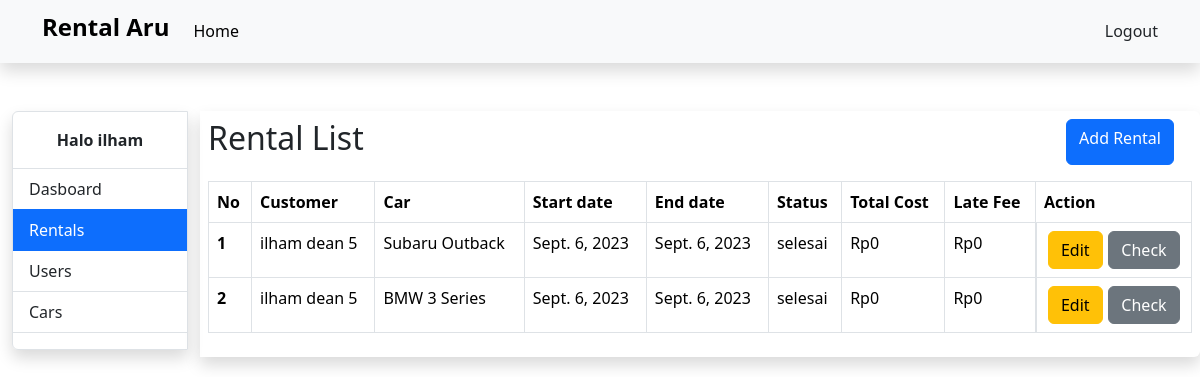
The app's page /rentals-page (signed in), older data.
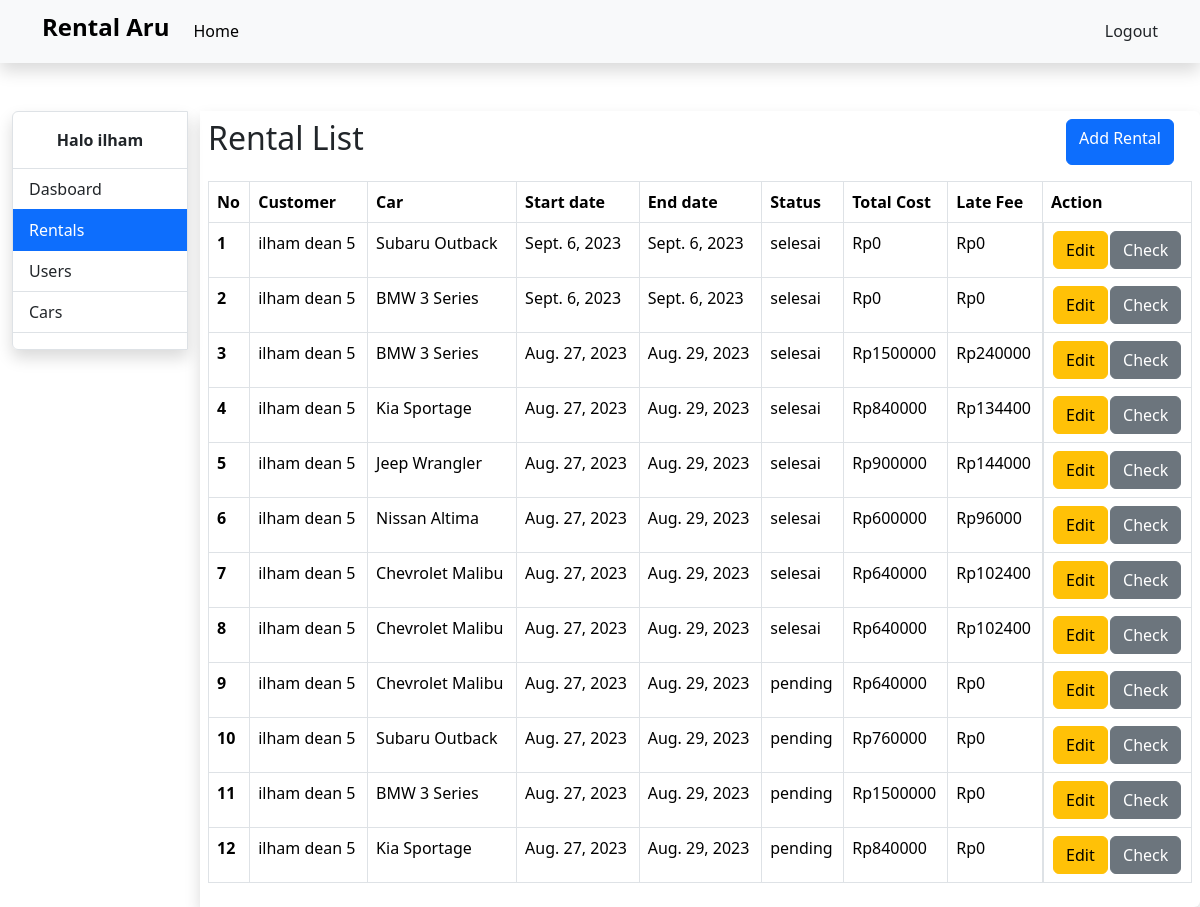
The same page, newer data.
### base/models.py (models this page shows, shortened)
class Rental(models.Model):
    STATUS_CHOICES = [
        ('aktif', 'Aktif'),
        ('pending', 'Pending'),
        ('selesai', 'Selesai'),
    ]
    car = models.ForeignKey(Car, on_delete=models.CASCADE)
    customer = models.ForeignKey(settings.AUTH_USER_MODEL, on_delete=models.CASCADE)
    start_date = models.DateField()
    end_date = models.DateField()
    check_out_date = models.DateField(null=True, blank=True)
    status = models.CharField(max_length=20, choices=STATUS_CHOICES, default='pending')
    @property
    def total_cost(self):
        days = (self.end_date - self.start_date).days
        total_price = self.car.price * days
        return int(total_price)
    @property
    def late_fee(self):
        fee = 0
        if self.check_out_date:
            if self.check_out_date > self.end_date:
                days = (self.check_out_date - self.end_date).days
                fee = days * (Decimal(0.02) * self.total_cost)
        return int(fee)

class Car(models.Model):
    TRANSMISSION_CHOICES = [
        ('automatic', 'Automatic'),
        ('manual', 'Manual'),
    ]
    name = models.CharField(max_length=255)
    car_type = models.CharField(max_length=50)
    price = models.IntegerField(null=True)
    color = models.CharField(max_length=50)
    transmission = models.CharField(max_length=10, choices=TRANSMISSION_CHOICES)
    license_plate = models.CharField(max_length=15, unique=True)
    passenger_capacity = models.IntegerField()
    fuel_capacity = models.DecimalField(max_digits=5, decimal_places=2)
    description = models.TextField(blank=True, null=True)
    picture = models.ImageField(blank=True, null=True)
    is_booked = models.BooleanField(default=False)
    def __str__(self):
        return self.name

### account/models.py (models this page shows, shortened)
class User(AbstractBaseUser):
    GENDER_CHOICES = [
        ('laki-laki', 'Laki-laki'),
        ('perempuan', 'Perempuan'),
    ]
    email = models.EmailField(verbose_name='email address', max_length=255, unique=True,)
    full_name = models.CharField(max_length=255)
    gender = models.CharField(max_length=10, choices=GENDER_CHOICES, blank=True, null=True)
    birth_date = models.DateField(blank=True, null=True)
    phone_number = models.CharField(max_length=20, blank=True, null=True)
    nik = models.CharField(max_length=16, unique=True, blank=True, null=True)
    license_card_image = models.ImageField(blank=True, null=True)
    id_card_image = models.ImageField(blank=True, null=True)
    profile_picture = models.ImageField(blank=True, null=True)
    date_joined = models.DateField(verbose_name='date joined', auto_now_add=True,)
    last_login = models.DateField(verbose_name='last login', auto_now=True,)
    is_active = models.BooleanField(default=False)
    is_admin = models.BooleanField(default=False)
    is_superuser = models.BooleanField(default=False)
    objects = CustomUserManager()
    USERNAME_FIELD = 'email'
    REQUIRED_FIELDS = ['full_name']
    def __str__(self):
        return self.full_name

### base/views.py (the view)
# urls.py: path('rentals-page', views.rentals_page, name='rentals_page'),
@login_required(login_url='login_page')
def rentals_page(request):
    rentals = Rental.objects.all()
    context = {
        'name': (request.user.full_name).split()[0],
        'rentals': rentals,
        'page': 'rental',
    }
    return render(request, 'rentals_page.html', context)

### templates/rentals_page.html (shortened to what this page needs)
{% extends 'base.html' %}
{% block contents %}
<div class="container-fluid">
    <div class="row">
        <div class="col-2">
            {% include 'menu.html' %}
        </div>
        <div class="col-md shadow rounded-end p-2">
            <div class="row mb-3">
                <div class="col-10">
                    <h2>Rental List</h2>
                </div>
                <div class="col d-flex justify-content-around">
                    <a href="{% url 'add_rental' %}" class="btn btn-primary">Add Rental</a>
                </div>
            </div>
            <div class="table-responsive">
                <table class="table table-bordered">
                    <thead>
                        <tr>
                            <th scope="col">No</th>
                            <th scope="col">Customer</th>
                            <th scope="col">Car</th>
                            <th scope="col">Start date</th>
                            <th scope="col">End date</th>
                            <th scope="col">Status</th>
                            <th scope="col">Total Cost</th>
                            <th scope="col">Late Fee</th>
                            <th scope="col">Action</th>
                        </tr>
                    </thead>
                    <tbody>
                        {% if rentals %}
                        {% for rental in rentals %}
                        <tr>
                            <th scope="col">{{forloop.counter}}</th>
                            <td>{{rental.customer}}</td>
                            <td>{{rental.car}}</td>
                            <td>{{rental.start_date}}</td>
                            <td>{{rental.end_date}}</td>
                            <td>{{rental.status}}</td>
                            <td>Rp{{rental.total_cost}}</td>
                            <td>Rp{{rental.late_fee}}</td>
                            <td class="d-flex justify-content-around">
                                <a href="{% url 'edit_rental' rental.id %}" class="btn btn-warning">Edit</a>
                                <a href="{% url 'checkout_rental' rental.id %}" class="btn btn-secondary">Check</a>
                            </td>
                        </tr>
                        {% endfor %}
                        {% else %}
                        <tr>
                            <td colspan="9" class="text-center">Data not found.</td>
                        </tr>
                        {% endif %}
                    </tbody>
                </table>
            </div>
        </div>
    </div>
</div>
{% endblock %}

### templates/base.html (shortened to what this page needs)
<!doctype html>
<html lang="en">
    <head>
        <link href="https://cdn.jsdelivr.net/npm/bootstrap@5.3.1/dist/css/bootstrap.min.css" rel="stylesheet">
    </head>
    <body>
        {% if page != 'login_page' %}
            {% include 'navbar.html' %}
        {% endif %}
        {% block contents %}
        {% endblock %}
    </body>
</html>

### templates/navbar.html (shortened to what this page needs)
<nav class="navbar navbar-expand-lg bg-body-tertiary mb-5 shadow">
    <div class="container">
        <a class="navbar-brand" href="{% url 'home' %}"><h4><strong>Rental Aru</strong></h4></a>
        <div class="collapse navbar-collapse" id="navbarNav">
            <ul class="navbar-nav">
                <li class="nav-item">
                    <a class="nav-link active" aria-current="page" href="{% url 'home' %}">Home</a>
                </li>
            </ul>
            <div class="ms-auto">
                <a class="nav-link active" aria-current="page" href="{% url 'logout_user' %}">Logout</a>
            </div>
        </div>
    </div>
</nav>

### templates/menu.html (shortened to what this page needs)
<div class="col shadow border rounded-start py-3">
    <p class="mb-3 text-center"><Strong>Halo {{ name }}</Strong></p>
    <div class="list-group list-group-flush border-top border-bottom">
        <a href="{% url 'home' %}" class="list-group-item list-group-item-action menu-1">
            Dasboard
        </a>
        <a class="list-group-item list-group-item-action menu-2" data-bs-toggle="collapse" href="#collapseRental" role="button" aria-expanded="false" aria-controls="collapseRental">
            Rentals
        </a>
        <a href="{% url 'users_page' %}" class="list-group-item list-group-item-action menu-3">
            Users
        </a>
        <a href="{% url 'cars_page' %}" class="list-group-item list-group-item-action menu-4">
            Cars
        </a>
    </div>
</div>

Row changes from the older to the newer data that the page shows:
added Rental: customer "ilham dean 5", car "BMW 3 Series", start_date "Aug. 27, 2023", end_date "Aug. 29, 2023", status "selesai", total_cost "1500000", late_fee "240000"
added Rental: customer "ilham dean 5", car "Kia Sportage", start_date "Aug. 27, 2023", end_date "Aug. 29, 2023", status "selesai", total_cost "840000", late_fee "134400"
added Rental: customer "ilham dean 5", car "Jeep Wrangler", start_date "Aug. 27, 2023", end_date "Aug. 29, 2023", status "selesai", total_cost "900000", late_fee "144000"
added Rental: customer "ilham dean 5", car "Nissan Altima", start_date "Aug. 27, 2023", end_date "Aug. 29, 2023", status "selesai", total_cost "600000", late_fee "96000"
added Rental: customer "ilham dean 5", car "Chevrolet Malibu", start_date "Aug. 27, 2023", end_date "Aug. 29, 2023", status "selesai", total_cost "640000", late_fee "102400"
added Rental: customer "ilham dean 5", car "Chevrolet Malibu", start_date "Aug. 27, 2023", end_date "Aug. 29, 2023", status "selesai", total_cost "640000", late_fee "102400"
added Rental: customer "ilham dean 5", car "Chevrolet Malibu", start_date "Aug. 27, 2023", end_date "Aug. 29, 2023", status "pending", total_cost "640000", late_fee "0"
added Rental: customer "ilham dean 5", car "Subaru Outback", start_date "Aug. 27, 2023", end_date "Aug. 29, 2023", status "pending", total_cost "760000", late_fee "0"
added Rental: customer "ilham dean 5", car "BMW 3 Series", start_date "Aug. 27, 2023", end_date "Aug. 29, 2023", status "pending", total_cost "1500000", late_fee "0"
added Rental: customer "ilham dean 5", car "Kia Sportage", start_date "Aug. 27, 2023", end_date "Aug. 29, 2023", status "pending", total_cost "840000", late_fee "0"
